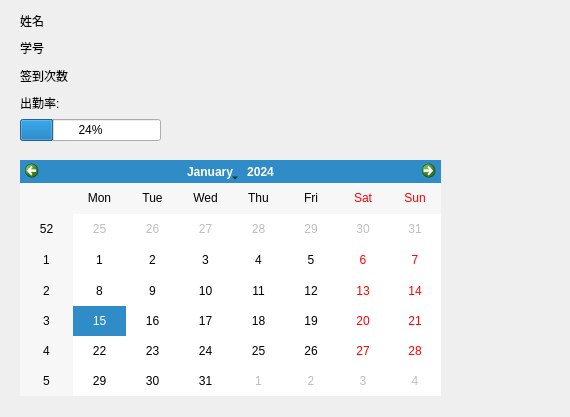
<?xml version="1.0" encoding="UTF-8"?>
<ui version="4.0">
 <class>Pripeople</class>
 <widget class="QWidget" name="Pripeople">
  <property name="geometry">
   <rect>
    <x>0</x>
    <y>0</y>
    <width>570</width>
    <height>417</height>
   </rect>
  </property>
  <property name="windowTitle">
   <string>Form</string>
  </property>
  <widget class="QCalendarWidget" name="calendarWidget">
   <property name="geometry">
    <rect>
     <x>20</x>
     <y>160</y>
     <width>421</width>
     <height>236</height>
    </rect>
   </property>
  </widget>
  <widget class="QWidget" name="layoutWidget">
   <property name="geometry">
    <rect>
     <x>20</x>
     <y>10</y>
     <width>141</width>
     <height>131</height>
    </rect>
   </property>
   <layout class="QVBoxLayout" name="verticalLayout">
    <item>
     <widget class="QLabel" name="xue">
      <property name="text">
       <string>姓名</string>
      </property>
     </widget>
    </item>
    <item>
     <widget class="QLabel" name="xing">
      <property name="text">
       <string>学号</string>
      </property>
     </widget>
    </item>
    <item>
     <widget class="QLabel" name="ci">
      <property name="text">
       <string>签到次数</string>
      </property>
     </widget>
    </item>
    <item>
     <widget class="QLabel" name="lv">
      <property name="text">
       <string>出勤率:</string>
      </property>
     </widget>
    </item>
    <item>
     <widget class="QProgressBar" name="progressBar">
      <property name="value">
       <number>24</number>
      </property>
     </widget>
    </item>
   </layout>
  </widget>
  <widget class="QWidget" name="widget" native="true">
   <property name="geometry">
    <rect>
     <x>0</x>
     <y>0</y>
     <width>571</width>
     <height>421</height>
    </rect>
   </property>
   <property name="styleSheet">
    <string notr="true">border-image: url(:/zhenzi1.jpg);</string>
   </property>
  </widget>
  <zorder>widget</zorder>
  <zorder>calendarWidget</zorder>
  <zorder>layoutWidget</zorder>
 </widget>
 <resources/>
 <connections/>
</ui>
